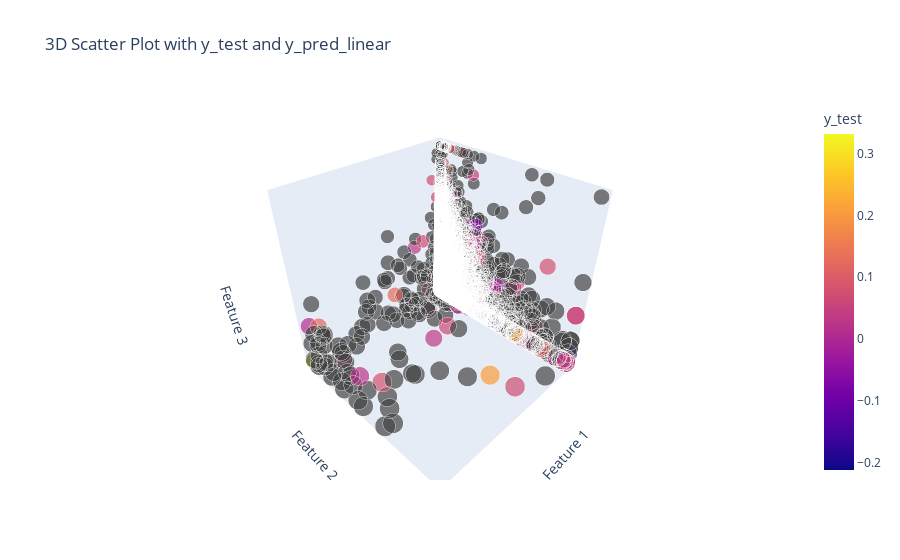

Source (notebook cell):
### Code cell
import plotly.express as px
import pandas as pd

# Giả sử bạn đã có X_train, X_test, y_train, y_test dưới dạng DataFrame từ pandas
# X_train, X_test, y_train, y_test = ...

# Huấn luyện các mô hình
# linear_reg = LinearRegression()
# linear_reg.fit(X_train, y_train)
# y_pred_linear = linear_reg.predict(X_test)
X_test = pd.DataFrame(X_test)

# Tạo DataFrame cho kết quả
results = X_test.copy()
y_test = pd.Series(y_test)

results['y_test'] = y_test
results['y_pred_linear'] = y_pred_linear

# Sử dụng Plotly để vẽ biểu đồ 3D
fig = px.scatter_3d(results, x=results.columns[0], y=results.columns[1], z=results.columns[2],
                    color='y_test', size='y_pred_linear', title='3D Scatter Plot with y_test and y_pred_linear',
                    labels={'color': 'y_test', 'size': 'y_pred_linear'})


# Cập nhật layout để hiển thị legend và bỏ đi các chỉ số phía dưới
fig.update_layout(
    legend=dict(title="Legend"),
    # margin=dict(l=0, r=0, b=0, t=50),
    scene=dict(
        xaxis=dict(title='Feature 1', tickvals=[]),  # Thay đổi 'Feature 1' bằng tên của cột thực sự
        yaxis=dict(title='Feature 2', tickvals=[]),  # Thay đổi 'Feature 2' bằng tên của cột thực sự
        zaxis=dict(title='Feature 3', tickvals=[])   # Thay đổi 'Feature 3' bằng tên của cột thực sự
    )
)

fig.show()

### Figure 1 — Plotly figure (JSON) as saved in the notebook; plotly's stock layout.template omitted (floating-point values rounded to 4 significant figures; data arrays with more than 128 entries replaced by an {"elided": "..."} marker saying what was removed)
{"data": [{"hovertemplate": "0=%{x}<br>1=%{y}<br>2=%{z}<br>y_pred_linear=%{marker.size}<br>y_test=%{marker.color}<extra></extra>", "legendgroup": "", "marker": {"color": {"elided": "3956 float values"}, "coloraxis": "coloraxis", "size": {"elided": "3956 float values"}, "sizemode": "area", "sizeref": 0.0003244, "symbol": "circle"}, "mode": "markers", "name": "", "scene": "scene", "showlegend": false, "type": "scatter3d", "x": {"elided": "3956 float values"}, "y": {"elided": "3956 float values"}, "z": {"elided": "3956 float values"}}], "layout": {"coloraxis": {"colorbar": {"title": {"text": "y_test"}}, "colorscale": [[0, "#0d0887"], [0.1111, "#46039f"], [0.2222, "#7201a8"], [0.3333, "#9c179e"], [0.4444, "#bd3786"], [0.5556, "#d8576b"], [0.6667, "#ed7953"], [0.7778, "#fb9f3a"], [0.8889, "#fdca26"], [1, "#f0f921"]]}, "legend": {"itemsizing": "constant", "title": {"text": "Legend"}, "tracegroupgap": 0}, "scene": {"domain": {"x": [0, 1], "y": [0, 1]}, "xaxis": {"tickvals": [], "title": {"text": "Feature 1"}}, "yaxis": {"tickvals": [], "title": {"text": "Feature 2"}}, "zaxis": {"tickvals": [], "title": {"text": "Feature 3"}}}, "title": {"text": "3D Scatter Plot with y_test and y_pred_linear"}}}
